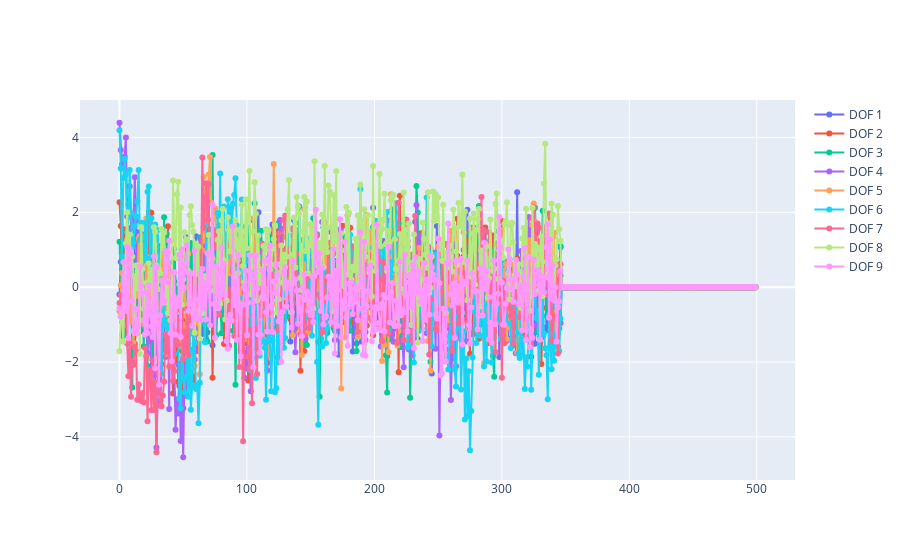

Notebook code cell kept with this figure:
### Code cell
import plotly.express as px
import plotly.graph_objects as go

fig = go.Figure()
for dof_idx in range(1, 10):
    fig.add_trace(go.Scatter(x=graph_dataframe["timestamp"], y=graph_dataframe[f"dof_{dof_idx}"],
                        mode='lines+markers',
                        name=f'DOF {dof_idx}'))
fig.update_layout(
    autosize=True,
    height=800,
)
fig.show()

### Figure 1 — Plotly figure (JSON) as saved in the notebook; plotly's stock layout.template omitted (floating-point values rounded to 4 significant figures; data arrays with more than 128 entries replaced by an {"elided": "..."} marker saying what was removed)
{"data": [{"mode": "lines+markers", "name": "DOF 1", "type": "scatter", "x": {"elided": "500 int values"}, "y": {"elided": "500 float values"}}, {"mode": "lines+markers", "name": "DOF 2", "type": "scatter", "x": {"elided": "500 int values"}, "y": {"elided": "500 float values"}}, {"mode": "lines+markers", "name": "DOF 3", "type": "scatter", "x": {"elided": "500 int values"}, "y": {"elided": "500 float values"}}, {"mode": "lines+markers", "name": "DOF 4", "type": "scatter", "x": {"elided": "500 int values"}, "y": {"elided": "500 float values"}}, {"mode": "lines+markers", "name": "DOF 5", "type": "scatter", "x": {"elided": "500 int values"}, "y": {"elided": "500 float values"}}, {"mode": "lines+markers", "name": "DOF 6", "type": "scatter", "x": {"elided": "500 int values"}, "y": {"elided": "500 float values"}}, {"mode": "lines+markers", "name": "DOF 7", "type": "scatter", "x": {"elided": "500 int values"}, "y": {"elided": "500 float values"}}, {"mode": "lines+markers", "name": "DOF 8", "type": "scatter", "x": {"elided": "500 int values"}, "y": {"elided": "500 float values"}}, {"mode": "lines+markers", "name": "DOF 9", "type": "scatter", "x": {"elided": "500 int values"}, "y": {"elided": "500 float values"}}], "layout": {"autosize": true, "xaxis": {"autorange": true, "range": [-29.38, 528.4], "type": "linear"}, "yaxis": {"autorange": true, "range": [-5.283, 5.13], "type": "linear"}}}
